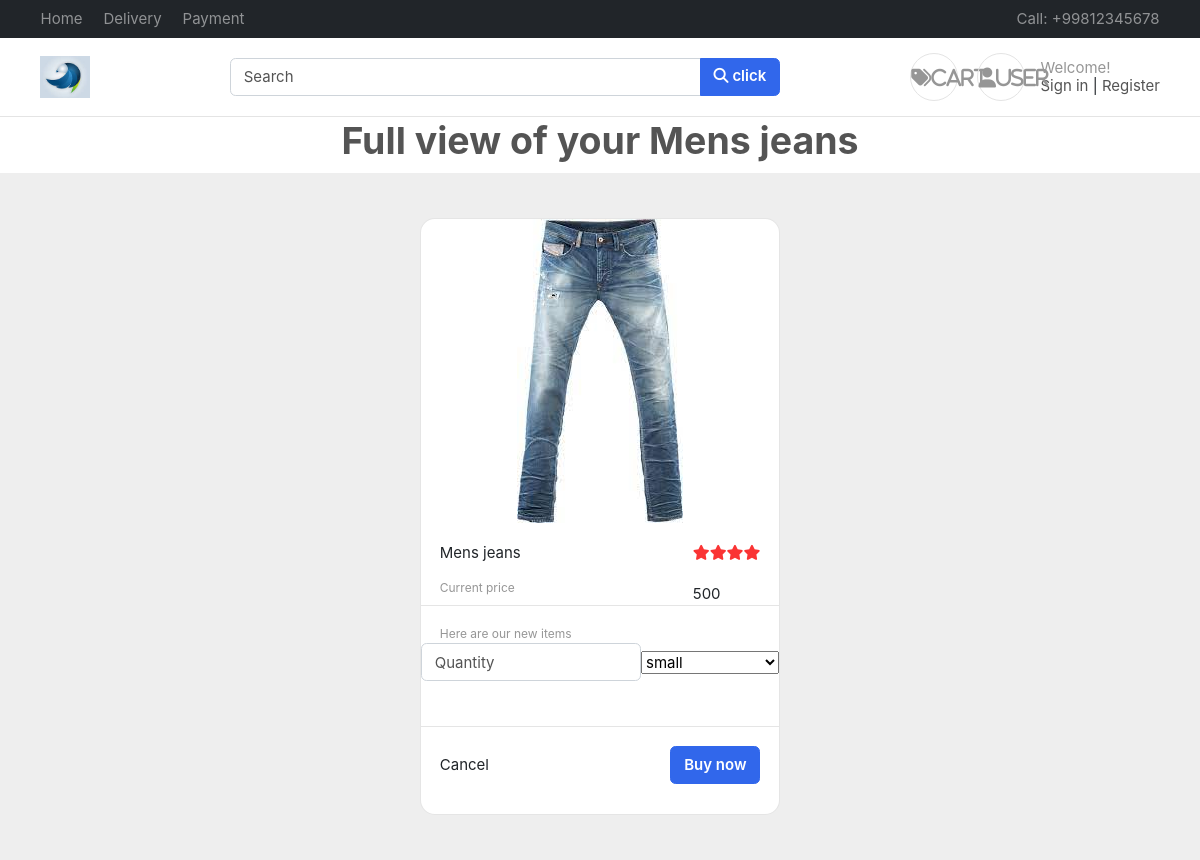
Page /product/DetailPage/1 on the committed database.
### products/models.py (models this page shows, shortened)
class Product_Image(BaseModel1):
    product=models.ForeignKey(Product, on_delete=models.CASCADE, related_name="product_images")
    identify_no=models.BigIntegerField(default=0)
    image=models.ImageField(upload_to='product')

class Product (BaseModel1):
    product_name=models.CharField(max_length=100)
    category=models.ForeignKey(Category, on_delete=models.CASCADE, related_name='products')
    slug=models.SlugField(unique=True, null=True, blank=True)
    price=models.IntegerField()
    product_description=models.TextField()

class Category (BaseModel1):
    category_name = models.CharField(max_length=100)
    slug=models.SlugField(unique=True, null=True, blank=True)
    category_image=models.ImageField(upload_to='catgories')

### products/views.py (the view, shortened to what this page needs)
# urls.py: path('DetailPage/<inp>', show ,name="Show_page"),
def show(request,inp):
    img=Product_Image.objects.get(identify_no=inp)
    return render(request,"product/details.html",{'a':img})

### templates/product/details.html (shortened to what this page needs)
{% extends "base/base.html"%}
{% block start %}
<center><h1>Full view of your {{a.product.product_name}}</h1></center>
<section style="background-color: #eee;">
    <div class="container py-5">
      <div class="row justify-content-center">
        <div class="col-md-8 col-lg-6 col-xl-4">
          <div class="card" style="border-radius: 15px;">
            <div class="img-wrap"> <img src="/media/{{a.image}}"> </div>
            <div class="card-body pb-0">
              <div class="d-flex justify-content-between">
                <div>
                  <p><a href="#!" class="text-dark">{{a.product.category.category_name}}</a></p>
                  <p class="small text-muted">Current price</p>
                </div>
                <div>
                  <div class="d-flex flex-row justify-content-end mt-1 mb-4 text-danger">
                    <i class="fas fa-star"></i>
                    <i class="fas fa-star"></i>
                    <i class="fas fa-star"></i>
                    <i class="fas fa-star"></i>
                  </div>
                  <p class="text-dark">{{a.product.price}}</p>
                </div>
              </div>
            </div>
            <hr class="my-0" />
            <div class="card-body pb-0">
              <div class="d-flex justify-content-between">
                <p class="small text-muted">{{a.product.product_description}}</p>
              </div>
            </div>
            <form method="POST">
              <div class="form-group">
                <div class="d-flex justify-content-between align-items-center pb-2 mb-1">
                  <input min=1 max=5 name="num" type="number" id="typePhone" class="form-control" placeholder="Quantity"/>
                  <select name='size'>
                    <option value="S">small</option>
                  </select>
                </div>
              </div>
            <hr class="my-0" />
            <div class="card-body">
              <div class="d-flex justify-content-between align-items-center pb-2 mb-1">
                <a href="#!" class="text-dark fw-bold">Cancel</a>
                  <button type="submit" class="btn btn-primary">Buy now</button>
              </div>
            </div>
          </div>
        </div>
      </div>
    </div>
  </section>
{% endblock %}

### public/static/css/ui.css (style rules this page uses)
html { font-family: 'Inter', sans-serif; font-size: 15px; }
.img-wrap { text-align: center; display: block; }
.img-wrap img { max-width: 100%; }
article:after, .form-group:after { display: block; clear: both; content: ""; }
p:last-child { margin-bottom: 0; }
.card .img-wrap { overflow: hidden; }

### rows in the picture
Product_Image: product.product_name "Mens jeans", image (picture), product.category.category_name "Mens jeans", product.price "500", product.product_description "Here are our new items"
